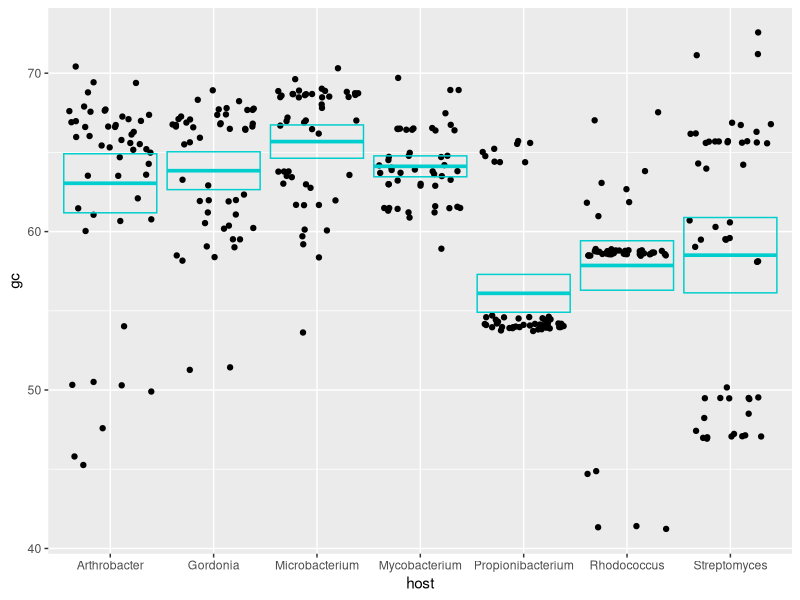
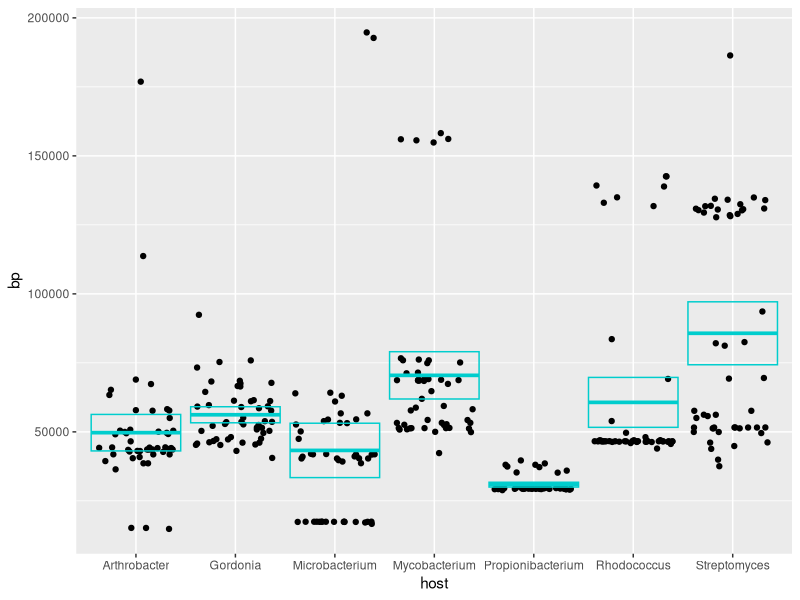

Write the R code that produced these figures, in order.
## ---- chunk 1
knitr::opts_chunk$set(echo = FALSE, message=FALSE, warning=FALSE)
## ---- chunk 2
library(tidyverse)

library(readxl)
## ---- chunk 3
phages <- read_excel("Phage_Data.xlsx") %>% 
  mutate(host = as.factor(host))
## ---- chunk 4
phages_sum_gc <-
  phages %>%
  group_by(host) %>%
  summarize(
    sampl_size = n(),
    mean_gc = mean(gc),
    str_dev = sd(gc),
    var = var(gc),
    sem = sd(gc) / sqrt(n()),
    ci_upper = mean_gc + 2 * sem,
    ci_lower = mean_gc - 2 * sem,
  )

phages_sum_bp <-
  phages %>%
  group_by(host) %>%
  summarize(
    sampl_size = n(),
    mean_bp = mean(bp),
    str_dev = sd(bp),
    var = var(bp),
    sem = sd(bp) / sqrt(n()),
    ci_upper = mean_bp + 2 * sem,
    ci_lower = mean_bp - 2 * sem,
  )
## ---- chunk 5
ggplot(data = phages) +
  geom_jitter(mapping = aes(x = host, y = gc)) +
  geom_crossbar(
    data = phages_sum_gc,
    mapping = aes(x = host, y = mean_gc, ymax = ci_upper, ymin = ci_lower),
    color = "cyan3"
  )
## ---- chunk 6
ggplot(data = phages) +
  geom_jitter(mapping = aes(x = host, y = bp)) +
  geom_crossbar(
    data = phages_sum_bp,
    mapping = aes(x = host, y = mean_bp, ymax = ci_upper, ymin = ci_lower),
    color = "cyan3"
  )
